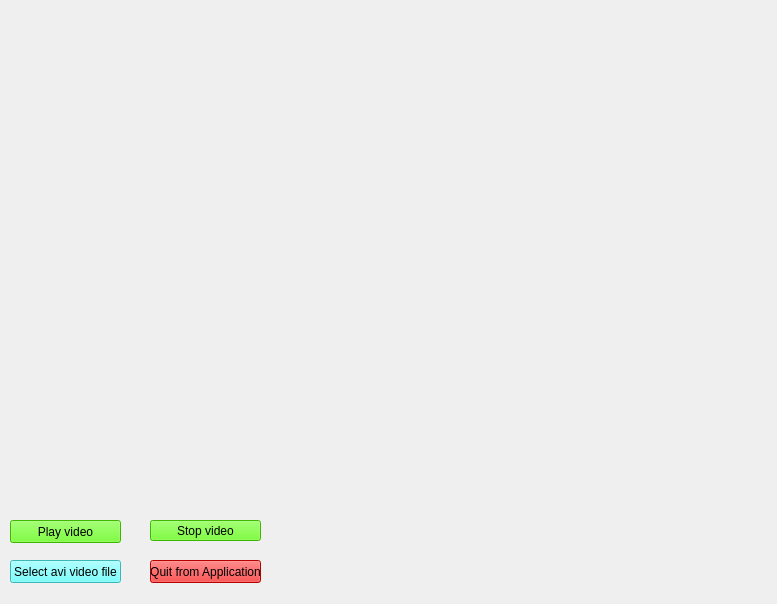
<?xml version="1.0" encoding="UTF-8"?>
<ui version="4.0">
 <class>Form</class>
 <widget class="QWidget" name="Form">
  <property name="geometry">
   <rect>
    <x>0</x>
    <y>0</y>
    <width>777</width>
    <height>604</height>
   </rect>
  </property>
  <property name="windowTitle">
   <string>Form</string>
  </property>
  <widget class="QPushButton" name="select_button">
   <property name="geometry">
    <rect>
     <x>10</x>
     <y>560</y>
     <width>111</width>
     <height>23</height>
    </rect>
   </property>
   <property name="styleSheet">
    <string notr="true">background-color: rgb(85, 255, 255);</string>
   </property>
   <property name="text">
    <string>Select avi video file</string>
   </property>
  </widget>
  <widget class="QPushButton" name="play_button">
   <property name="geometry">
    <rect>
     <x>10</x>
     <y>520</y>
     <width>111</width>
     <height>23</height>
    </rect>
   </property>
   <property name="styleSheet">
    <string notr="true">background-color: rgb(85, 255, 0);</string>
   </property>
   <property name="text">
    <string>Play video</string>
   </property>
  </widget>
  <widget class="QPushButton" name="quit_button">
   <property name="geometry">
    <rect>
     <x>150</x>
     <y>560</y>
     <width>111</width>
     <height>23</height>
    </rect>
   </property>
   <property name="styleSheet">
    <string notr="true">background-color: rgb(255, 0, 0);</string>
   </property>
   <property name="text">
    <string>Quit from Application</string>
   </property>
  </widget>
  <widget class="QPushButton" name="pushButton">
   <property name="geometry">
    <rect>
     <x>150</x>
     <y>520</y>
     <width>111</width>
     <height>21</height>
    </rect>
   </property>
   <property name="styleSheet">
    <string notr="true">background-color: rgb(85, 255, 0);</string>
   </property>
   <property name="text">
    <string>Stop video</string>
   </property>
  </widget>
 </widget>
 <resources/>
 <connections/>
</ui>
